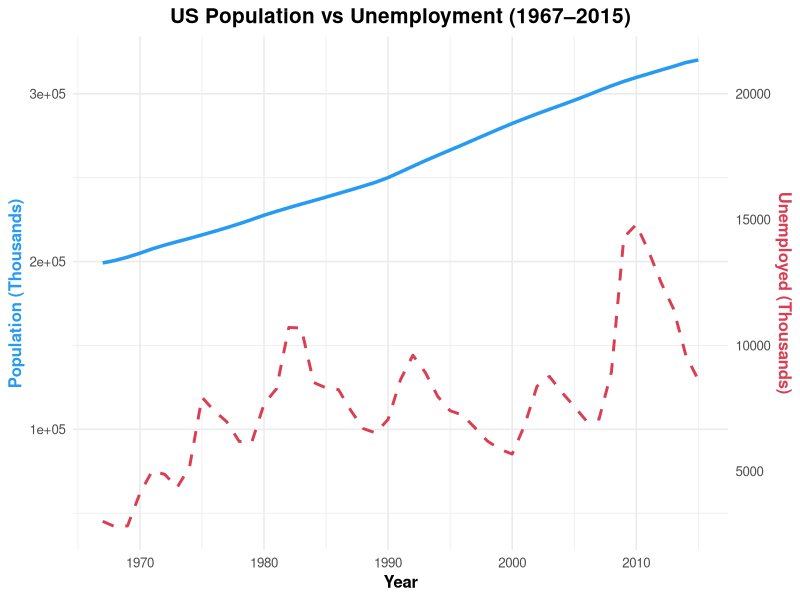

Here is the R script that generated this plot:
## ---- chunk 1
# Importing necessary libraries and the economics data set
library(ggplot2)
library(dplyr)
library(knitr)
data("economics")
## ---- chunk 2
head(economics)
## ---- chunk 3
economics <- economics %>%
  mutate(year = as.numeric(format(date, "%Y")))

# group the dataset by year and calculate the yearly averages for population & unemployment
annual_summary <- economics %>%
  group_by(year) %>%
  summarise(
    avg_population = mean(pop),
    avg_unemployed = mean(unemploy),
    .groups = "drop"
  )
kable(head(annual_summary, 10), caption = "Average Population and Unemployment (1967–1976)")
## ---- chunk 4
ggplot(annual_summary, aes(x = year)) +
  geom_line(aes(y = avg_population), color = "#279AF1", linewidth = 1.2) +
  geom_line(aes(y = avg_unemployed * 15), color = "#DA3E52", linewidth = 1, linetype = "dashed") +
  scale_y_continuous(
    name = "Population (Thousands)",
    sec.axis = sec_axis(~./15, name = "Unemployed (Thousands)")
  ) +
  
  labs(
    title = "US Population vs Unemployment (1967–2015)",
    x = "Year",
  ) +
  theme_minimal(base_size = 12) +
  theme(
    plot.title = element_text(face = "bold", size = 15, hjust = 0.5),
    plot.subtitle = element_text(size = 11, hjust = 0.5, margin = margin(b = 10)),
    axis.title.y.left = element_text(color = "#279AF1", face = "bold"),
    axis.title.y.right = element_text(color = "#DA3E52", face = "bold"),
    axis.title.x = element_text(face = "bold"),
    legend.position = "none"
  )

